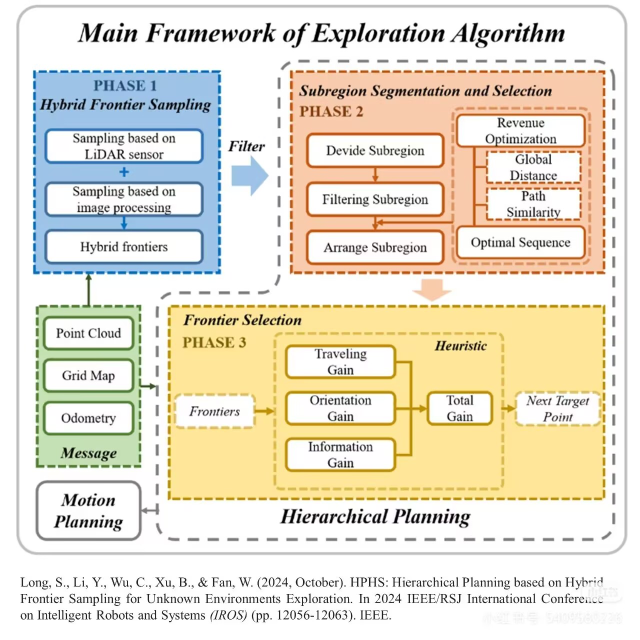
#> input picture references/examples/hphs-original.jpg, 1280 x 1280 px (shown at 1/2 size)
$ python extract_colors.py ../references/examples/hphs-original.jpg
#> lines starting #> are read from the running program, lines starting #| are printed output that depends on the picture; after the words box and inside, x2 and y2 are one past the last pixel; in counts of white or black regions, pixels touching at a corner belong together
# -*- coding: utf-8 -*-
"""稳健提取：容器填充 bbox（行/列计数阈值）+ 关键描边色 + 文字色。"""
import json
import sys

import numpy as np
from PIL import Image


def robust_bbox(a, color, tol=20, min_run=25):
    m = np.all(np.abs(a - np.array(color, np.int16)) <= tol, axis=2)
    rows = m.sum(axis=1)
    cols = m.sum(axis=0)
    ry = np.where(rows >= min_run)[0]
    rx = np.where(cols >= min_run)[0]
    if len(ry) == 0 or len(rx) == 0:
        return None
    return [int(rx[0]), int(ry[0]), int(rx[-1]), int(ry[-1])]


def saturated_extreme(a, box, want="dark"):
    x1, y1, x2, y2 = box
    sub = a[y1:y2, x1:x2].reshape(-1, 3).astype(np.int32)
    lum = sub.sum(axis=1)
    order = np.argsort(lum)
    sel = order[: max(1, len(order) // 400)] if want == "dark" else order[-max(1, len(order) // 400):]
    return [int(v) for v in sub[sel].mean(axis=0).round()]


def main():
    a = np.asarray(Image.open(sys.argv[1]).convert("RGB")).astype(np.int16)
    res = {}
    fills = {
        "blue": [156, 195, 231],
        "peach": [248, 202, 169],
        "green": [196, 224, 179],
        "yellow": [254, 230, 152],
        "gray_outer": [242, 240, 231],
    }
    for k, c in fills.items():
        res.setdefault("containers", {})[k] = robust_bbox(a, c)
#> this loop made 5 passes
#> pass 1, in robust_bbox, `m = np.all(np.abs(a - np.array(color, np.int16)) <= tol, axis=2)`:
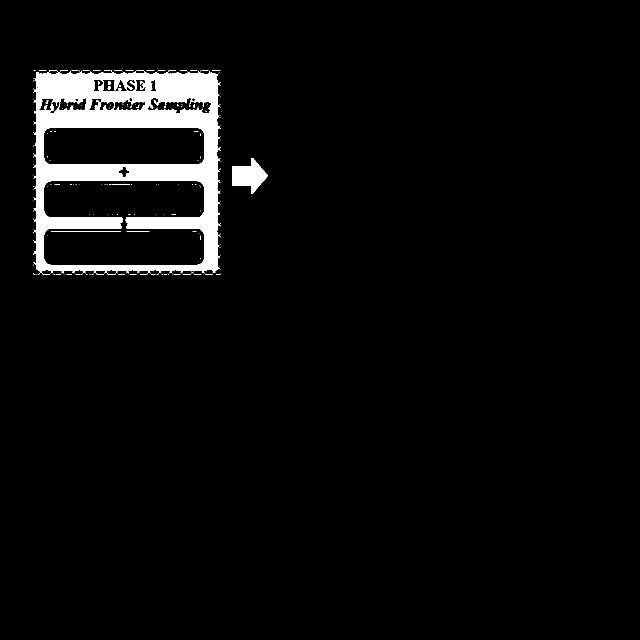
#> m: shape (1280, 1280) bool (shown at 1/2 size); 4.3% white; 208 white regions (200 under 20 px), largest, box (x1, y1, x2, y2) and area: (66, 140, 442, 549) 67276, (464, 316, 536, 388) 2829, (102, 463, 242, 464) 140
#> pass 2, in robust_bbox (call 2), `m = np.all(np.abs(a - np.array(color, np.int16)) <= tol, axis=2)`:
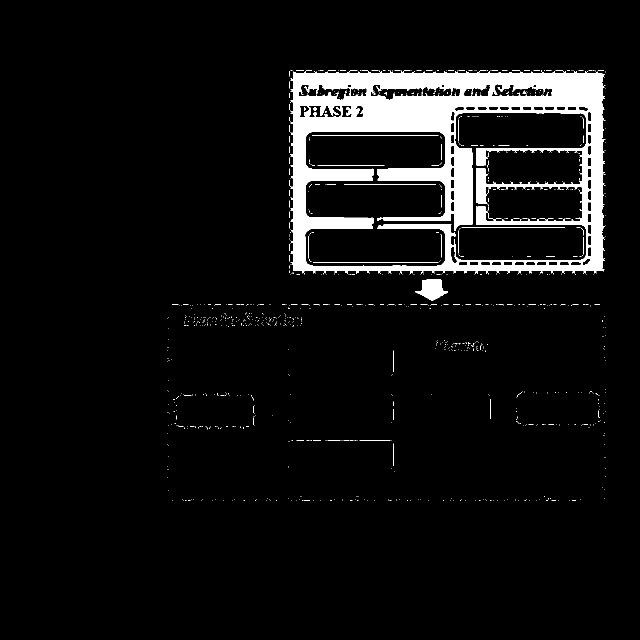
#> m: shape (1280, 1280) bool (shown at 1/2 size); 6.7% white; 979 white regions (955 under 20 px), largest, box (x1, y1, x2, y2) and area: (580, 140, 1211, 549) 103704, (830, 559, 896, 601) 1639, (624, 271, 877, 272) 253
#> pass 3, in robust_bbox (call 3), `m = np.all(np.abs(a - np.array(color, np.int16)) <= tol, axis=2)`:
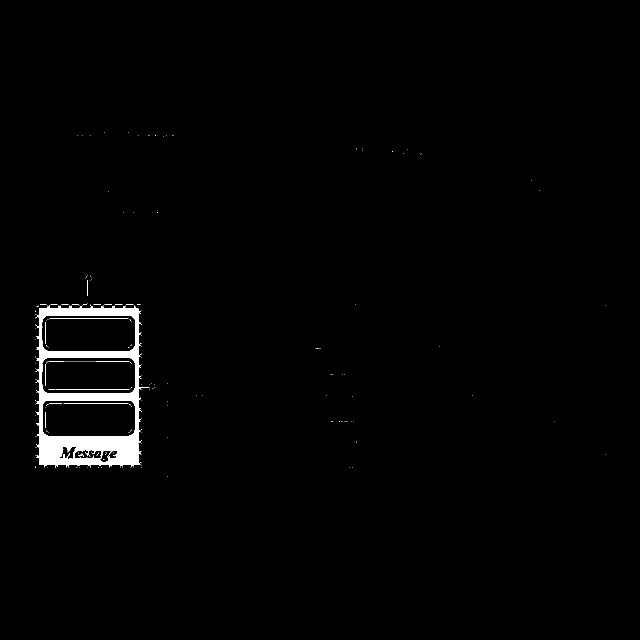
#> m: shape (1280, 1280) bool (shown at 1/2 size); 1.4% white; 211 white regions (199 under 20 px), largest, box (x1, y1, x2, y2) and area: (71, 609, 299, 936) 22266, (99, 637, 257, 638) 158, (111, 779, 258, 780) 147
    # 描边色：在各容器边框附近取最饱和像素
    probe = {
        "blue_line": [66, 300, 74, 420],
        "orange_line": [560, 300, 572, 420],
        "green_line": [70, 700, 80, 780],
        "gold_line": [336, 700, 346, 780],
        "gray_line": [30, 500, 42, 600],
    }
    for k, box in probe.items():
        x1, y1, x2, y2 = box
        sub = a[y1:y2, x1:x2].reshape(-1, 3).astype(np.int32)
        lum = sub.sum(axis=1)
        sel = sub[lum <= np.percentile(lum, 4)]
        res.setdefault("strokes", {})[k] = [int(v) for v in sel.mean(axis=0).round()]
    # 文字色
    texts = {
        "title": [240, 40, 1040, 95],
        "phase1_head": [150, 165, 420, 200],
        "phase1_sub": [90, 205, 470, 245],
        "phase2_head": [600, 185, 1050, 225],
        "phase2_phase": [592, 235, 700, 275],
        "phase3_head": [370, 645, 620, 685],
        "phase3_phase": [368, 692, 470, 730],
        "message_lbl": [150, 890, 320, 940],
        "filt_lbl": [480, 320, 570, 360],
        "hier_lbl": [600, 1000, 1000, 1050],
        "node_text": [130, 275, 370, 310],
    }
    for k, box in texts.items():
        res.setdefault("text_colors", {})[k] = saturated_extreme(a, box)
#> this loop made 11 passes
#> sel in saturated_extreme on passes 5, 7, 9: [3489, 3490, 3603, 3491, 3488, 3556, 3519, 3518, 3517, 3516], [87, 160, 2, 159, 21, 104, 189, 57, 34], [3498, 3499, 3139, 3138, 978, 258, 1068, 168, 1069]
    print(json.dumps(res, ensure_ascii=False, indent=1))


if __name__ == "__main__":
    main()
